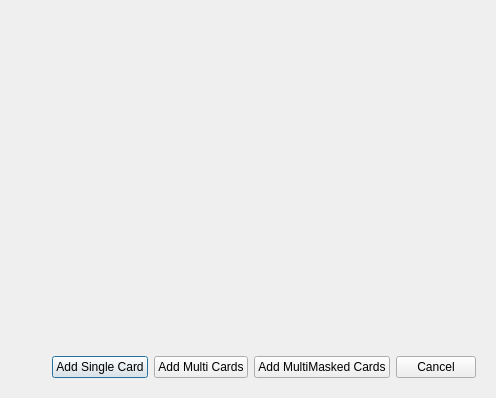
<?xml version="1.0" encoding="UTF-8"?>
<ui version="4.0">
 <class>SimplePicOccQDialog</class>
 <widget class="QDialog" name="SimplePicOccQDialog">
  <property name="geometry">
   <rect>
    <x>0</x>
    <y>0</y>
    <width>496</width>
    <height>398</height>
   </rect>
  </property>
  <property name="sizePolicy">
   <sizepolicy hsizetype="Expanding" vsizetype="Expanding">
    <horstretch>0</horstretch>
    <verstretch>0</verstretch>
   </sizepolicy>
  </property>
  <property name="windowTitle">
   <string>Simple PicOcc Dialog</string>
  </property>
  <layout class="QGridLayout" name="gridLayout">
   <item row="0" column="0">
    <widget class="QWidget" name="centralWidget" native="true">
     <property name="sizePolicy">
      <sizepolicy hsizetype="Expanding" vsizetype="Expanding">
       <horstretch>0</horstretch>
       <verstretch>0</verstretch>
      </sizepolicy>
     </property>
     <property name="minimumSize">
      <size>
       <width>400</width>
       <height>100</height>
      </size>
     </property>
    </widget>
   </item>
   <item row="1" column="0">
    <widget class="QWidget" name="widget_2" native="true">
     <property name="minimumSize">
      <size>
       <width>0</width>
       <height>40</height>
      </size>
     </property>
     <layout class="QHBoxLayout" name="horizontalLayout">
      <item>
       <spacer name="horizontalSpacer">
        <property name="orientation">
         <enum>Qt::Horizontal</enum>
        </property>
        <property name="sizeHint" stdset="0">
         <size>
          <width>40</width>
          <height>20</height>
         </size>
        </property>
       </spacer>
      </item>
      <item>
       <widget class="QPushButton" name="singleCardButton">
        <property name="text">
         <string>Add Single Card</string>
        </property>
        <property name="default">
         <bool>true</bool>
        </property>
       </widget>
      </item>
      <item>
       <widget class="QPushButton" name="multiButton">
        <property name="text">
         <string>Add Multi Cards</string>
        </property>
       </widget>
      </item>
      <item>
       <widget class="QPushButton" name="multiMaskedButton">
        <property name="text">
         <string>Add MultiMasked Cards</string>
        </property>
       </widget>
      </item>
      <item>
       <widget class="QPushButton" name="cancelButton">
        <property name="text">
         <string>Cancel</string>
        </property>
       </widget>
      </item>
     </layout>
    </widget>
   </item>
  </layout>
 </widget>
 <resources/>
 <connections>
  <connection>
   <sender>cancelButton</sender>
   <signal>clicked()</signal>
   <receiver>SimplePicOccQDialog</receiver>
   <slot>reject()</slot>
   <hints>
    <hint type="sourcelabel">
     <x>440</x>
     <y>365</y>
    </hint>
    <hint type="destinationlabel">
     <x>502</x>
     <y>445</y>
    </hint>
   </hints>
  </connection>
 </connections>
</ui>
